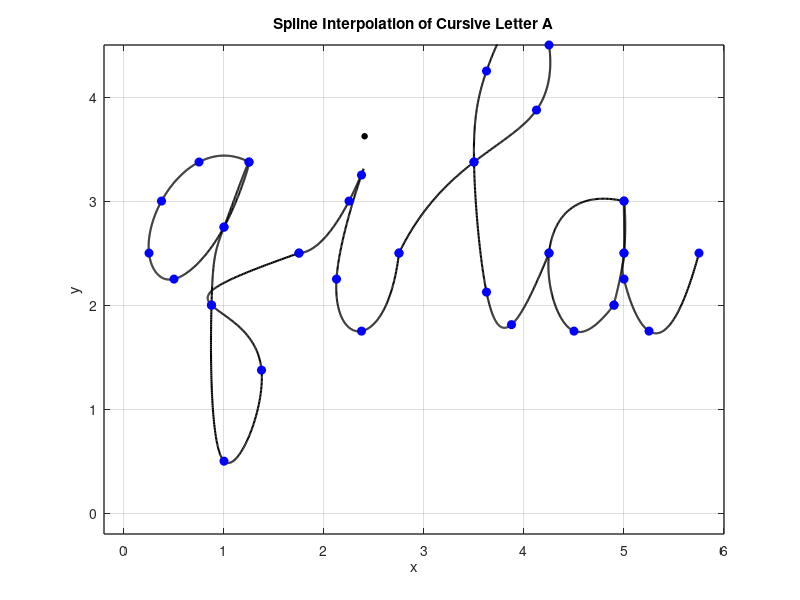

Here is the MATLAB script that generated this plot:
%% qila cursive plot

%% LETTER Q
% Define data points for x and y coordinates 
x = [1.25 0.75 0.375 0.25 0.5 1 1.25 1 0.875 1 1.375 0.875 1.75];
y = [3.375 3.375 3 2.5 2.25 2.75 3.375 2.75 2 0.5 1.375 2 2.5];

n = length(x);
t = 0:n-1; % Parametric coordinate t
tt = 0:0.01:n-1; % More dense coordinate tt for spline interpolation

% Compute spline interpolation
xx = spline(t, x, tt);
yy = spline(t, y, tt);

% Plot settings
figure(1)
plot(xx, yy, 'k', 'LineWidth', 1.5) % plot spline
hold on
plot(x, y, 'bo', 'MarkerFaceColor', 'b') % plot data points
axis([-0.2 6 -0.2 4.5])
grid on
title('Spline Interpolation of Cursive Letter Q')
xlabel('x')
ylabel('y')
set(gca, 'FontSize', 10, 'LineWidth', 1)
grid on

%% Letter I
% Define data points for x and y coordinates
x = [2.75 3.25 3.375 3.125 3.375 3.75];
y = [2.5 3 3.25 2.25 1.75 2.5];
dot_x = 2.375;
dot_y = 3.625;

% Define the amount of shift to the left (offset)
x_shift = -1.00;

% Apply the offset to x coordinates (horizontal) 
x = x + x_shift;

n = length(x);
t = 0:n-1; % Parametric coordinate t
tt = 0:0.01:n-1; % More dense coordinate tt for spline interpolation

% Compute spline interpolation
xx = spline(t, x, tt);
yy = spline(t, y, tt);

% Plot settings
figure(1)
plot(xx, yy, 'k', 'LineWidth', 1.5) % plot spline
hold on
plot(x, y, 'bo', 'MarkerFaceColor', 'b') % plot data points
text(dot_x, dot_y, '•', 'Color', 'k', 'FontSize', 13);
axis([-0.2 6 -0.2 4.5])
grid on
title('Spline Interpolation of Cursive Letter I')
xlabel('x')

%% LETTER L
% Define data point for x and y coordinates 
x = [0.25 1.00 1.625 1.75 1.50 1.125 1.00 1.125 1.375 1.75];
y = [2.50 3.375 3.875 4.5 4.875 4.25 3.375 2.125 1.8125 2.5];

% Define the amount of shift to the right (offset)
x_shift = 2.50;

% Apply the offset to x coordinates (horizontal) 
x = x + x_shift;

n = length(x);
t = 0:n-1; % Parametric coordinate t
tt = 0:0.01:n-1; % More dense coordinate tt for spline interpolation

% Compute spline interpolation
xx = spline(t, x, tt);
yy = spline(t, y, tt);

% Plot settings
figure(1)
plot(xx, yy, 'k', 'LineWidth', 1.5) % plot spline
hold on
plot(x, y, 'bo', 'MarkerFaceColor', 'b') % plot data points
axis([-0.2 6 -0.2 4.5])
grid on
title('Spline Interpolation of Cursive Letter L')
xlabel('x')
ylabel('y')
set(gca, 'FontSize', 10, 'LineWidth', 1)
grid on

%% letter A

x = [1 0.25 0.5 0.9 0.9 1 1 1 1 1.25 1.75];
y = [3 2.5 1.75 2 2 2.5 3 2.5 2.25 1.75 2.5];

% Define the amount of shift to the right (offset)
x_shift = 4.00;

% Apply the offset to x coordinates (horizontal) 
x = x + x_shift;

n = length(x);
t = 0:n-1; % Parametric coordinate t
tt = 0:0.01:n-1; % More dense coordinate tt for spline interpolation

% Compute spline interpolation
xx = spline(t, x, tt);
yy = spline(t, y, tt);

% Plot settings
figure(1)
plot(xx, yy, 'k', 'LineWidth', 1.5) % plot spline
hold on
plot(x, y, 'bo', 'MarkerFaceColor', 'b') % plot data points
axis([-0.2 6 -0.2 4.5])
grid on
title('Spline Interpolation of Cursive Letter A')
xlabel('x')
ylabel('y')
set(gca, 'FontSize', 10, 'LineWidth', 1)
grid on


